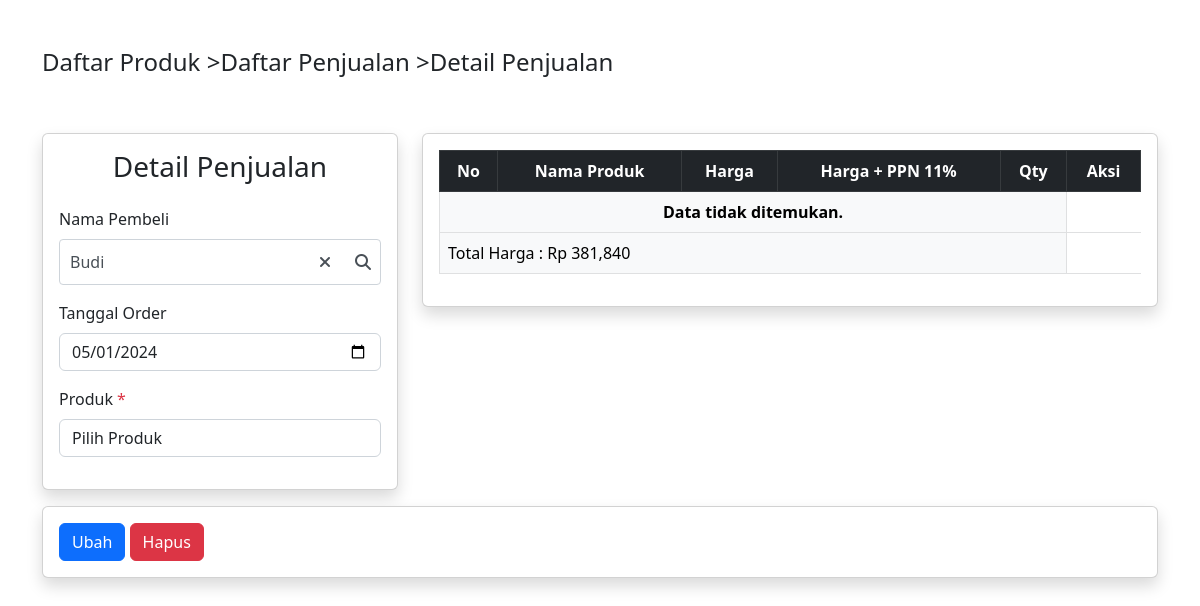
Screenshot of /detail-penjualan.php?id=2 (signed in) with the database file from the repository.
### tables this page shows
CREATE TABLE `orders` (
  `id` int NOT NULL AUTO_INCREMENT,
  `tanggal_order` date NOT NULL,
  `total_harga` float NOT NULL,
  `created_at` timestamp NULL DEFAULT CURRENT_TIMESTAMP,
  `updated_at` timestamp NULL DEFAULT CURRENT_TIMESTAMP ON UPDATE CURRENT_TIMESTAMP,
  `customer_id` int DEFAULT NULL,
  PRIMARY KEY (`id`),
  KEY `customer_id` (`customer_id`),
  CONSTRAINT `orders_ibfk_1` FOREIGN KEY (`customer_id`) REFERENCES `customers` (`id`) ON DELETE SET NULL
);

CREATE TABLE `customers` (
  `id` int NOT NULL AUTO_INCREMENT,
  `nama` varchar(255) NOT NULL,
  `alamat` varchar(255) DEFAULT NULL,
  `created_at` timestamp NULL DEFAULT CURRENT_TIMESTAMP,
  `updated_at` timestamp NULL DEFAULT CURRENT_TIMESTAMP ON UPDATE CURRENT_TIMESTAMP,
  PRIMARY KEY (`id`)
);

### detail-penjualan.php (the view, shortened to what this page needs)
<?php include "./layout/header.php"; ?>
<?php
include_once "./php/config.php";
?>
<div class="container mt-5">
    <div class="row mb-5">
        <div class="col">
            <div class="d-flex">
                <h4><a href="/" class="text-decoration-none text-dark">Daftar Produk ></a></h4>
                <h4><a href="/daftar-penjualan.php" class="text-decoration-none text-dark">Daftar Penjualan ></a></h4>
                <h4>Detail Penjualan</h4>
            </div>
        </div>
    </div>
    <?php if (!isset($_GET['id'])): ?>
        <div class="row justify-content-center">
            <div class="col-md-12">
                <h3 class="text-center">Id tidak ditemukan</h3>
            </div>
        </div>
    <?php else: ?>
        <div class="row justify-content-start mb-3">
            <div class="col-md-4">
                <div class="card rounded shadow">
                    <div class="card-body">
                        <h3 class="text-center mb-4">Detail Penjualan</h3>
                        <?php
                        $id = $_GET['id'];
                        $queryOrder = mysqli_query($conn, "SELECT o.id, o.customer_id, c.nama AS nama_pembeli, o.tanggal_order, o.total_harga FROM orders o JOIN customers c ON o.customer_id = c.id WHERE o.id = $id");
                        $order = mysqli_fetch_assoc($queryOrder);
                        ?>
                        <div>
                            <div class="mb-3">
                                <label for="" class="form-label">Nama Pembeli</label>
                                <div class="custom-dropdown-search">
                                    <div class="custom-input-container">
                                        <input type="text" id="customSearchInput" placeholder="Cari/Pilih..."
                                            class="custom-form-control" readonly value="<?= $order['nama_pembeli']; ?>" />
                                        <button id="customSearchBtn" class="custom-search-btn">
                                            <i class="fas fa-search"></i>
                                        </button>
                                        <button id="customClearBtn" class="custom-clear-btn" style="display: block;">
                                            <i class="fas fa-times"></i>
                                        </button>
                                    </div>
                                </div>
                            </div>
                            <div class="mb-3">
                                <label for="" class="form-label">Tanggal Order</label>
                                <input type="date" class="form-control"
                                    value="<?= date('Y-m-d', strtotime($order['tanggal_order'])); ?>">
                            </div>
                            <div class="mb-3">
                                <label for="product_select" class="form-label">Produk <span
                                        class="text-danger">*</span></label>
                                <select name="product_select" id="product_select" class="form-control">
                                    <option value="" selected disabled>Pilih Produk</option>
                                </select>
                            </div>
                        </div>
                    </div>
                </div>
            </div>
            <div class="col-md-8">
                <div class="card rounded shadow">
                    <div class="card-body">
                        <table class="table table-light table-hover table-bordered" id="table_detail_penjualan">
                            <thead class="table-dark">
                                <tr>
                                    <th class="text-center">No</th>
                                    <th class="text-center">Nama Produk</th>
                                    <th class="text-center">Harga</th>
                                    <th class="text-center">Harga + PPN 11%</th>
                                    <th class="text-center">Qty</th>
                                    <th class="text-center">Aksi</th>
                                </tr>
                            </thead>
                            <tbody>
                                <?php
                                $queryProducts = mysqli_query(
                                    $conn,
                                    "SELECT
                                            op.id AS order_product_id,
                                            op.order_id,
                                            p.id,
                                            p.nama_produk,
                                            p.harga,
                                            op.qty
                                        FROM
                                            order_products AS op
                                        JOIN
                                            products AS p ON op.product_id = p.id
                                        WHERE
                                            op.order_id = $id
                                "
                                )
                                    ?>
                                <?php if (mysqli_num_rows($queryProducts) < 1): ?>
                                    <tr>
                                        <td class="text-center align-middle fw-bold" colspan="5">Data tidak ditemukan.</td>
                                    </tr>
                                <?php endif; ?>
                            </tbody>
                            <tfoot>
                                <tr>
                                    <td colspan="5" class="text-start">Total Harga : <span
                                            id="total_harga_produk"><?= 'Rp ' . number_format($order['total_harga'], 0, ',', ','); ?></span>
                                    </td>
                                </tr>
                            </tfoot>
                        </table>
                    </div>
                </div>
            </div>
        </div>
        <div class="row justify-content-center">
            <div class="col-md-12">
                <div class="card rounded shadow">
                    <div class="card-body">
                        <button type="button" class="btn btn-primary">Ubah</button>
                        <button type="button" class="btn btn-danger" data-bs-toggle="modal"
                            data-bs-target="#hapusModal">Hapus</button>
                    </div>
                </div>
            </div>
        </div>
    <?php endif; ?>
</div>
<?php include "./layout/footer.php"; ?>

### css/dropdownSearch.css (style rules this page uses)
.custom-dropdown-search { position: relative; width: 100%; max-width: 100%; }
.custom-input-container { position: relative; }
.custom-form-control { width: 100%; padding: 10px; padding-right: 40px; box-sizing: border-box; border: 1px solid #ced4da; border-radius: 4px; background-color: #fff; font-size: 16px; color: #495057; outline: none; cursor: text; transition: border-color 0.15s ease-in-out, box-shadow 0.15s ease-in-out; }
.custom-search-btn, .custom-clear-btn { position: absolute; top: 0; bottom: 0; right: 0; border: none; background: none; padding: 10px; cursor: pointer; color: #495057; }
.custom-clear-btn { right: 40px; }

### rows the page displays
orders: customer.nama "Budi", tanggal_order "05/01/2024", total_harga "381,840"
